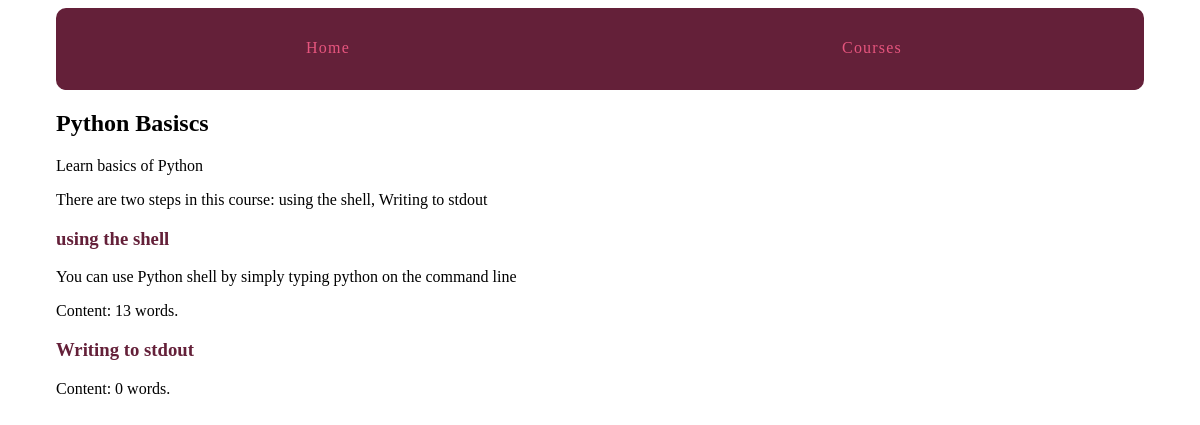
The page /courses/1/ on the database its author committed.
### courses/models.py (models this page shows, shortened)
class Course(models.Model):
    created_at = models.DateTimeField(auto_now_add=True)
    title = models.CharField(max_length=255)
    description = models.TextField()

class Step(models.Model):
    title = models.CharField(max_length=255)
    description = models.TextField()
    content = models.TextField(blank=True, default='')
    order = models.IntegerField(default=0)
    course = models.ForeignKey(Course)
    class Meta:
        ordering = ['order',]
    def __str__(self):
        return self.title

### courses/views.py (the view)
# urls.py: url(r'(?P<pk>\d+)/$', views.course_detail, name='detail'),
def course_detail(request, pk):
    course = get_object_or_404(Course, pk=pk)
    return render(request, 'courses/course_detail.html', {'course': course})

### courses/templates/courses/course_detail.html (shortened to what this page needs)
{% extends "layout.html" %}
{% load humanize %}
{% block content %}
<article>
    <h2>{{ course.title }}</h2>
    {{ course.description }}
    <p> There are {{ course.step_set.count|apnumber}} step{{ course.step_set.count|pluralize }} in this course: {{ course.step_set.all|join:", "}}</p>
    <section>
        {% for step in course.step_set.all %}
            <h3>
                <a href="{% url 'courses:step' course_pk=step.course.pk step_pk=step.pk %}">{{ step.title }}</a>
            </h3>
            {% with con=step.content %}
                {{ con|linebreaks }} Content: {{ con|wordcount }} words.
            {% endwith %}
        {% endfor %}
    </section>
</article>
{% endblock %}

### assets/css/layout.css (style rules this page uses)
html { box-sizing: border-box; }
*, *::after, *::before { box-sizing: inherit; }
article h2 a, article h3 a { color: #642039; text-decoration: none; }

### rows shown on the page
Course: title "Python Basiscs", description "Learn basics of Python", step_set.count|apnumber "two", step_set.all "using the shell, Writing to stdout"
Step: title "using the shell", content "You can use Python shell by simply typing python on the command line", content "13"
Step: title "Writing to stdout", content "0"
